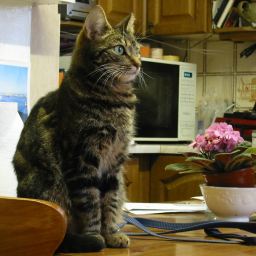
#> input picture CS4243/B/1/CS4243_2023_images_small/cat.bmp, 256 x 256 px, found by its file name
$ jupyter execute zoom1.ipynb
#> lines starting #> are read from the running program, lines starting #| are printed output that depends on the picture; long printed decimals are rounded
[cell 1]
import cv2
import numpy as np
from matplotlib import pyplot as plt

[cell 2]
#image file name:
imgname = '..\cat.bmp'

[cell 3]
# original image reading and showing
#
img = cv2.imread(imgname)
#> img is the input picture: shape (256, 256, 3); mean B, G, R 64, 89.9, 100.5
cv2.imshow('Original',img)

M = img.shape
#> M = (256, 256, 3)

[cell 4]
# using opencv's resize function
# scale factors are fx=fy=2, to zoom in x2
# zoom algorithm is INTER_CUBIC
#
res = cv2.resize(img,None,fx=2, fy=2, interpolation = cv2.INTER_CUBIC)
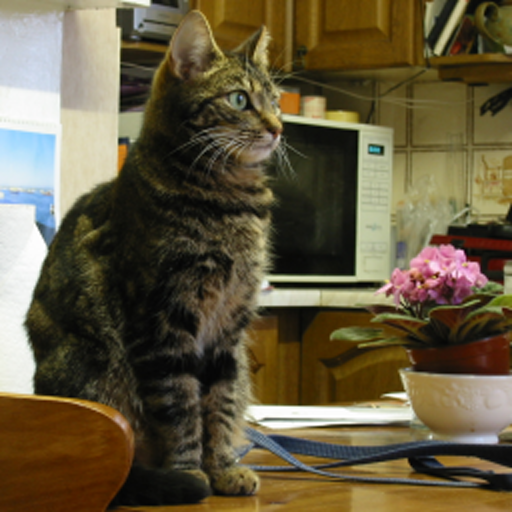
#> res: shape (512, 512, 3); mean B, G, R 64, 89.9, 100.5

''' OR
height, width = img.shape[:2]
res = cv2.resize(img,(2*width, 2*height), interpolation = cv2.INTER_CUBIC)
'''

[cell 5]
''' interpolation:
[optional] flag that takes one of the following methods. INTER_NEAREST – a nearest-neighbor interpolation
INTER_LINEAR – a bilinear interpolation (used by default)
INTER_AREA – resampling using pixel area relation. It may be a preferred method for image decimation, as it
gives moire’-free results. But when the image is zoomed, it is similar to the INTER_NEAREST method.
INTER_CUBIC – a bicubic interpolation over 4×4 pixel neighborhood
INTER_LANCZOS4 – a Lanczos interpolation over 8×8 pixel neighborhood
'''

[cell 6]
cv2.imshow('x2',res)

[cell 7]
# zooming out, scale = 0.25, 4 times smaller
#
res = cv2.resize(img,None,fx=0.25, fy=0.25 , interpolation = cv2.INTER_CUBIC)
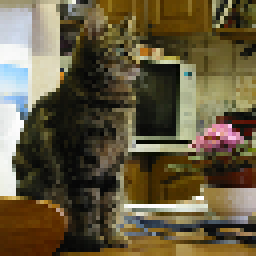
#> res: shape (64, 64, 3) (shown 4 times larger); mean B, G, R 63.5, 89.4, 100

[cell 8]
cv2.imshow('x0.25',res)

### interpolation:
- INTER_NEAREST
- INTER_LINEAR
- INTER_AREA
- INTER_CUBIC
- - INTER_LANCZOS4

[cell 9]
res = cv2.resize(img,None,fx=0.25, fy=0.25, interpolation = cv2.INTER_CUBIC)

res = cv2.resize(res,None,fx=4, fy=4, interpolation = cv2.INTER_CUBIC)
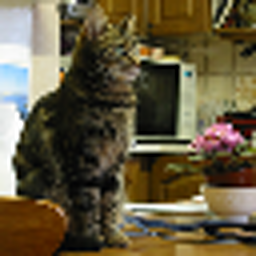
#> res: shape (256, 256, 3); mean B, G, R 63.6, 89.4, 100
adiff = np.mean( abs( img - res))
#> adiff = 118.3
msdiff = np.mean( ( img - res)**2)
#> msdiff = 53.05

print(adiff,msdiff)
#| 118.319 53.049

[cell 10]
res = cv2.resize(img,None,fx=0.25, fy=0.25, interpolation = cv2.INTER_NEAREST)
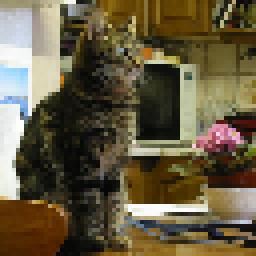
#> res: shape (64, 64, 3) (shown 4 times larger); mean B, G, R 65.4, 91, 101.4

res = cv2.resize(res,None,fx=4, fy=4, interpolation = cv2.INTER_NEAREST)
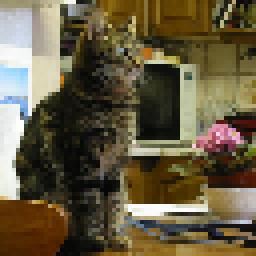
#> res: shape (256, 256, 3); mean B, G, R 65.4, 91, 101.4
adiff = np.mean( abs( img - res))
#> adiff = 110.7
msdiff = np.mean( ( img - res)**2)
#> msdiff = 54.85

print(adiff,msdiff)
#| 110.711 54.849

[cell 11]
res = cv2.resize(img,None,fx=0.25, fy=0.25, interpolation = cv2.INTER_LINEAR)
#> res: shape (64, 64, 3)

res = cv2.resize(res,None,fx=4, fy=4, interpolation = cv2.INTER_LINEAR)
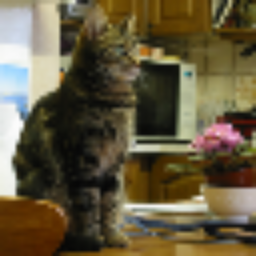
#> res: shape (256, 256, 3); mean B, G, R 63.6, 89.6, 100.1
adiff = np.mean( abs( img - res))
#> adiff = 124.4
msdiff = np.mean( ( img - res)**2)
#> msdiff = 50.28

print(adiff,msdiff)
#| 124.450 50.284

$ run again, with CS4243/B/1/CS4243_2023_images_small/20230725_190855_1024.bmp copied over CS4243/B/1/CS4243_2023_images_small/cat.bmp
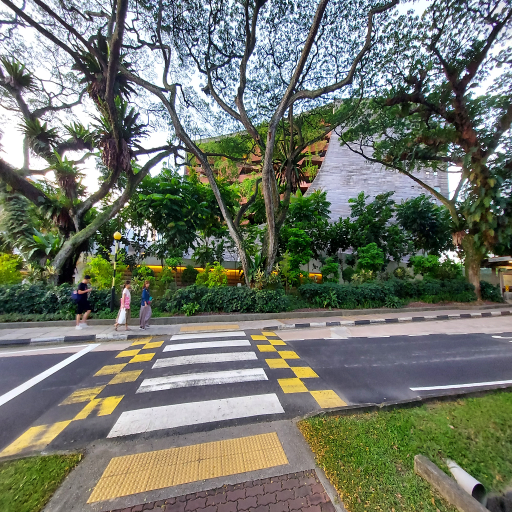
#> input picture CS4243/B/1/CS4243_2023_images_small/20230725_190855_1024.bmp, 1024 x 1024 px, found by its file name (shown at 1/2 size)
#> img is the input picture: shape (1024, 1024, 3); mean B, G, R 106.3, 118.5, 112.8
#> `adiff = np.mean( abs( img - res))`: adiff = 120
#> `msdiff = np.mean( ( img - res)**2)`: msdiff = 73.41
#| 120.044 73.415
#> `res = cv2.resize(res,None,fx=4, fy=4, interpolation = cv2.INTER_NEAREST)`:
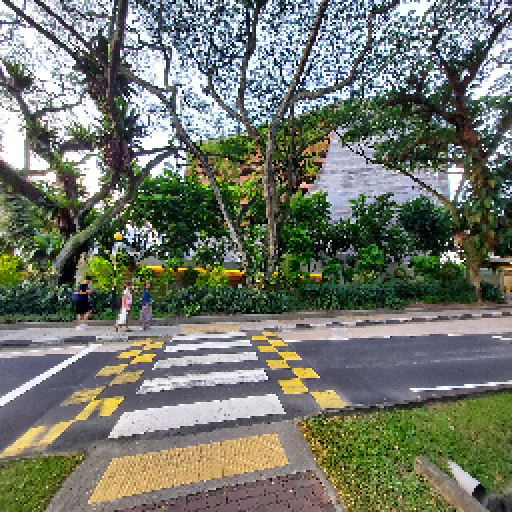
#> res: shape (1024, 1024, 3) (shown at 1/2 size); mean B, G, R 106.5, 118.7, 113
#> `adiff = np.mean( abs( img - res))`: adiff = 112.9
#> `msdiff = np.mean( ( img - res)**2)`: msdiff = 72.28
#| 112.922 72.277
#> `res = cv2.resize(res,None,fx=4, fy=4, interpolation = cv2.INTER_LINEAR)`:
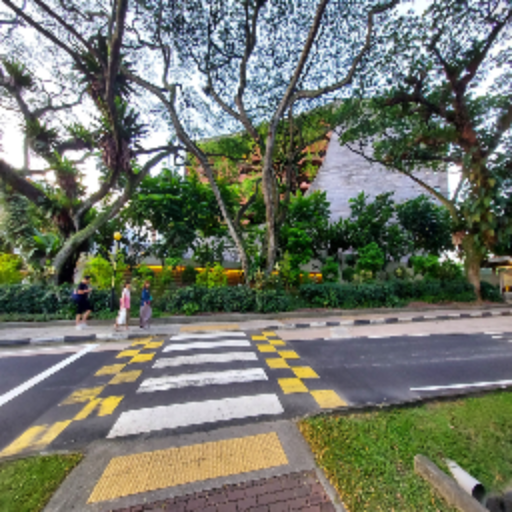
#> res: shape (1024, 1024, 3) (shown at 1/2 size); mean B, G, R 106.3, 118.4, 112.8
#> `adiff = np.mean( abs( img - res))`: adiff = 124.3
#> `msdiff = np.mean( ( img - res)**2)`: msdiff = 71.15
#| 124.316 71.153

$ run again, with CS4243/B/1/CS4243_2023_images_small/Arge_Bam3.bmp copied over CS4243/B/1/CS4243_2023_images_small/cat.bmp
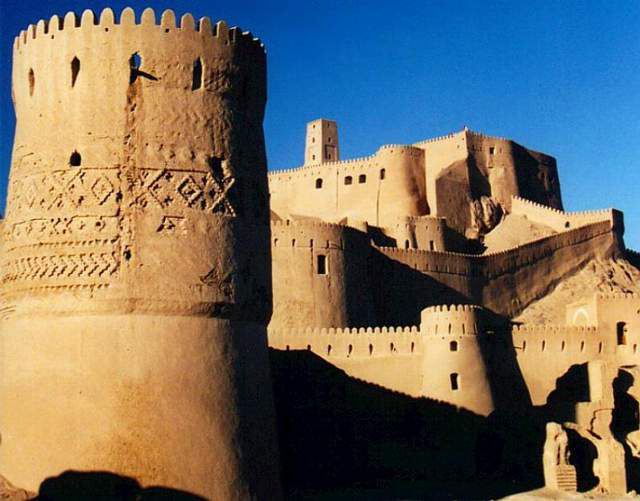
#> input picture CS4243/B/1/CS4243_2023_images_small/Arge_Bam3.bmp, 640 x 501 px, found by its file name
#> img is the input picture: shape (501, 640, 3); mean B, G, R 99.9, 111.9, 117.6
#> `res = cv2.resize(res,None,fx=4, fy=4, interpolation = cv2.INTER_NEAREST)`:
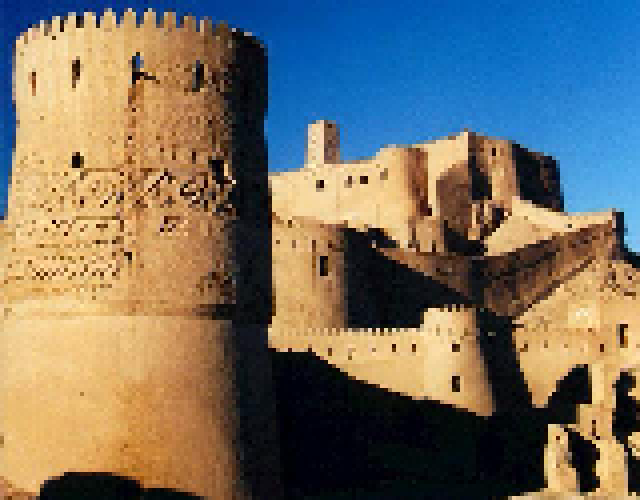
#> res: shape (500, 640, 3); mean B, G, R 100.2, 112.1, 117.6
#> `res = cv2.resize(res,None,fx=4, fy=4, interpolation = cv2.INTER_LINEAR)`:
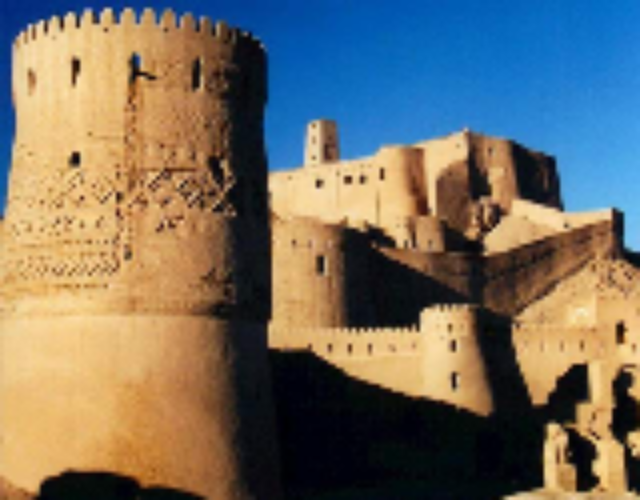
#> res: shape (500, 640, 3); mean B, G, R 99.9, 112, 117.7
